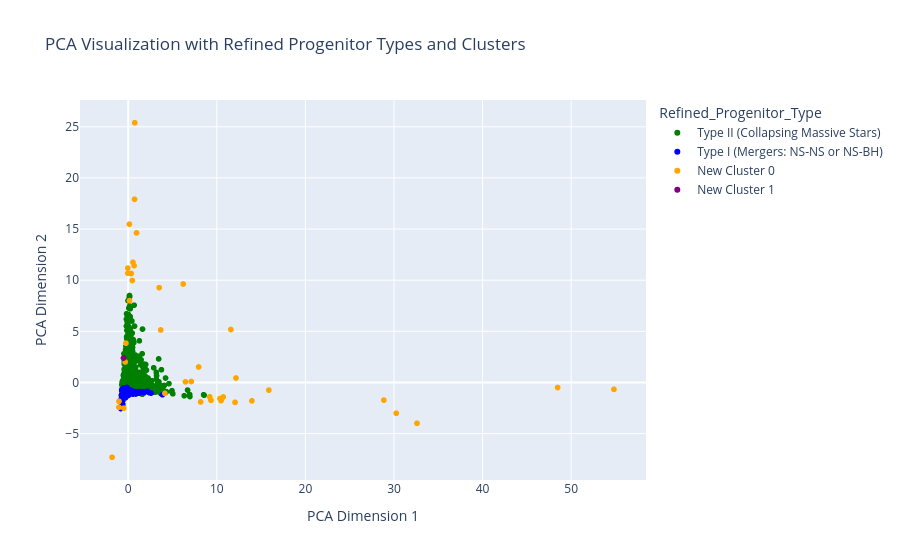

This figure's notebook cell:
### Code cell
import pandas as pd
import numpy as np
from sklearn.preprocessing import StandardScaler
from sklearn.model_selection import train_test_split
from sklearn.svm import SVC
from sklearn.metrics import accuracy_score, recall_score, precision_score, confusion_matrix
from sklearn.cluster import DBSCAN
from sklearn.decomposition import PCA
import plotly.express as px
from astroquery.ned import Ned
import matplotlib.pyplot as plt
from sklearn.cluster import KMeans

df = pd.read_csv("fermi.csv")

if "Undefined_Cluster" in df.columns:
    for cluster in sorted(df["Undefined_Cluster"].dropna().unique()):  
        print(f"Analysis for New Cluster {int(cluster)}:")
        cluster_data = df[df["Undefined_Cluster"] == cluster]
        print(cluster_data.describe())
else:
    print("No undefined clusters to analyze.")

numerical_columns = [
    "t90", "t50", "fluence" , "flnc_band_beta", "duration_energy_low",
    "flux_1024", "flux_64", "flnc_band_ampl",
    "flnc_band_epeak", "flnc_band_alpha", "duration_energy_high", "flu_low", "flu_high", "flux_256"
]

df = df.dropna(subset=numerical_columns)

def classify_grb_binary(t90):
    return "Short" if t90 <= 2 else "Long"

df["Classified"] = df["t90"].apply(classify_grb_binary)

def assign_progenitor(grb_class):
    if grb_class == "Short":
        return "Type I (Mergers: NS-NS or NS-BH)"
    elif grb_class == "Long":
        return "Type II (Collapsing Massive Stars)"
    return "Unclassified"

df["Progenitor_Type"] = df["Classified"].apply(assign_progenitor)

class_mapping = {"Short": 0, "Long": 1}
df["grb_class_label"] = df["Classified"].map(class_mapping)

scaler = StandardScaler()
X_scaled = scaler.fit_transform(df[numerical_columns])

X_train, X_test, y_train, y_test = train_test_split(
    X_scaled, df["grb_class_label"], test_size=0.2, random_state=42
)

clf = SVC(kernel="rbf", random_state=42, probability=True)
clf.fit(X_train, y_train)

y_pred = clf.predict(X_test)
accuracy = accuracy_score(y_test, y_pred)
recall = recall_score(y_test, y_pred)
precision = precision_score(y_test, y_pred)
conf_matrix = confusion_matrix(y_test, y_pred)

print(f"Accuracy: {accuracy}")
print(f"Recall: {recall}")
print(f"Precision: {precision}")
print(f"Confusion Matrix:\n{conf_matrix}")

clustering = DBSCAN(eps=2, min_samples=5).fit(X_scaled)
df["Cluster"] = clustering.labels_

def refine_progenitor(row):
    if row["Cluster"] == -1:
        return "Unusual Cluster"
    return row["Progenitor_Type"]

df["Refined_Progenitor_Type"] = df.apply(refine_progenitor, axis=1)

undefined_data = df[df["Cluster"] == -1][numerical_columns]
kmeans = KMeans(n_clusters=2, random_state=42)
undefined_clusters = kmeans.fit_predict(undefined_data)
df.loc[df["Cluster"] == -1, "Undefined_Cluster"] = undefined_clusters

def refine_progenitor_with_patterns(row):
    if row["Cluster"] == -1:
        return f"New Cluster {int(row['Undefined_Cluster'])}"
    return row["Progenitor_Type"]

df["Refined_Progenitor_Type"] = df.apply(refine_progenitor_with_patterns, axis=1)

pca = PCA(n_components=2)
pca_results = pca.fit_transform(X_scaled)

df["pca_1"] = pca_results[:, 0]
df["pca_2"] = pca_results[:, 1]

color_map = {
    "Type I (Mergers: NS-NS or NS-BH)": "blue",
    "Type II (Collapsing Massive Stars)": "green",
    "Unusual Cluster": "red",
    "New Cluster 0": "orange",
    "New Cluster 1": "purple",
}

fig_pca = px.scatter(
    df,
    x="pca_1",
    y="pca_2",
    color="Refined_Progenitor_Type",
    title="PCA Visualization with Refined Progenitor Types and Clusters",
    labels={"pca_1": "PCA Dimension 1", "pca_2": "PCA Dimension 2"},
    color_discrete_map=color_map,
    template="plotly"
)
fig_pca.show()

if "Undefined_Cluster" in df.columns:
    for cluster in sorted(df["Undefined_Cluster"].dropna().unique()):
        print(f"Analysis for New Cluster {int(cluster)}:")
        cluster_data = df[df["Undefined_Cluster"] == cluster]
        print(cluster_data.describe())
else:
    print("No undefined clusters to analyze.")

### Figure 1 — Plotly figure (JSON) as saved in the notebook; plotly's stock layout.template omitted (floating-point values rounded to 4 significant figures; data arrays with more than 128 entries replaced by an {"elided": "..."} marker saying what was removed)
{"data": [{"hovertemplate": "Refined_Progenitor_Type=Type II (Collapsing Massive Stars)<br>PCA Dimension 1=%{x}<br>PCA Dimension 2=%{y}<extra></extra>", "legendgroup": "Type II (Collapsing Massive Stars)", "marker": {"color": "green", "symbol": "circle"}, "mode": "markers", "name": "Type II (Collapsing Massive Stars)", "showlegend": true, "type": "scattergl", "x": {"elided": "3003 float values"}, "xaxis": "x", "y": {"elided": "3003 float values"}, "yaxis": "y"}, {"hovertemplate": "Refined_Progenitor_Type=Type I (Mergers: NS-NS or NS-BH)<br>PCA Dimension 1=%{x}<br>PCA Dimension 2=%{y}<extra></extra>", "legendgroup": "Type I (Mergers: NS-NS or NS-BH)", "marker": {"color": "blue", "symbol": "circle"}, "mode": "markers", "name": "Type I (Mergers: NS-NS or NS-BH)", "showlegend": true, "type": "scattergl", "x": {"elided": "539 float values"}, "xaxis": "x", "y": {"elided": "539 float values"}, "yaxis": "y"}, {"hovertemplate": "Refined_Progenitor_Type=New Cluster 0<br>PCA Dimension 1=%{x}<br>PCA Dimension 2=%{y}<extra></extra>", "legendgroup": "New Cluster 0", "marker": {"color": "orange", "symbol": "circle"}, "mode": "markers", "name": "New Cluster 0", "showlegend": true, "type": "scattergl", "x": [0.6636, 0.1311, 0.7143, -0.341, 3.492, 0.4641, -0.05189, 0.5376, 0.1458, 32.59, 10.48, 0.9379, -0.4987, 0.7404, 6.201, 54.83, -0.2581, 13.96, -0.03605, -1.824, -1.039, 0.333, 28.85, 3.67, 11.59, 7.125, 7.946, 9.342, 6.462, 12.06, 12.16, 10.73, 10.36, -1.049, 15.88, 4.14, 48.46, 30.25, 8.171, 9.202], "xaxis": "x", "y": [11.42, 15.48, 17.92, 2.001, 9.273, 9.967, 11.18, 11.75, 8.001, -3.994, -1.775, 14.62, -2.52, 25.4, 9.628, -0.6751, 3.838, -1.801, 10.68, -7.316, -1.85, 10.65, -1.729, 5.133, 5.178, 0.09192, 1.512, -1.746, 0.05833, -1.946, 0.4333, -1.421, -1.578, -2.431, -0.7501, -1.067, -0.4983, -3.01, -1.907, -1.409], "yaxis": "y"}, {"hovertemplate": "Refined_Progenitor_Type=New Cluster 1<br>PCA Dimension 1=%{x}<br>PCA Dimension 2=%{y}<extra></extra>", "legendgroup": "New Cluster 1", "marker": {"color": "purple", "symbol": "circle"}, "mode": "markers", "name": "New Cluster 1", "showlegend": true, "type": "scattergl", "x": [-0.5331], "xaxis": "x", "y": [2.388], "yaxis": "y"}], "layout": {"legend": {"title": {"text": "Refined_Progenitor_Type"}, "tracegroupgap": 0}, "title": {"text": "PCA Visualization with Refined Progenitor Types and Clusters"}, "xaxis": {"anchor": "y", "domain": [0, 1], "title": {"text": "PCA Dimension 1"}}, "yaxis": {"anchor": "x", "domain": [0, 1], "title": {"text": "PCA Dimension 2"}}}}
